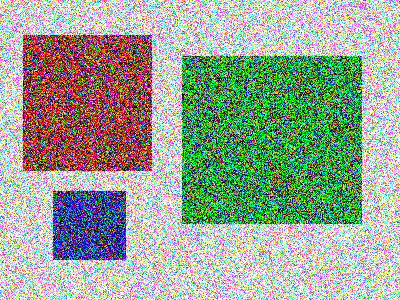
#> input picture opencv_tutorial/pic2.png, 400 x 300 px, given in place of the camera
$ python Tut7_Object_detection_using_HSV.py
#> lines starting #> are read from the running program, lines starting #| are printed output that depends on the picture
"""
Tutorial video 13: Object detection and tracking using HSV
HSV stands for Hue->color components(base pigments)
[Hue range:0-360=>all colors]
    Saturation->amount of color(depth of pigment or hue)(0-100%)
    Value->brightness of color(0-100%)
HSV is used to separate luminescence from color image which makes it easier to work on
luminescence. That is why we use HSV in problems where color description plays an important role
"""

import cv2
import numpy as np
def nothing(x):
    pass

cap=cv2.VideoCapture(0)# for live video object tracking

cv2.namedWindow("Tracking")
cv2.createTrackbar("LowHue","Tracking",0,255,nothing)
#> slider 'LowHue' is set to 51
cv2.createTrackbar("LowSat","Tracking",0,255,nothing)
#> slider 'LowSat' is set to 51
cv2.createTrackbar("LowVal","Tracking",0,255,nothing)
#> slider 'LowVal' is set to 51
cv2.createTrackbar("UppHue","Tracking",255,255,nothing)
cv2.createTrackbar("UppSat","Tracking",255,255,nothing)
cv2.createTrackbar("UppVal","Tracking",255,255,nothing)

while True:
    _, frame=cap.read()
#> frame is the input picture: shape (300, 400, 3); mean B, G, R 150, 164.4, 153.8

    #uncomment below line for operating on static image and comment above line
    #frame = cv2.imread('smarties.png')
    hsv = cv2.cvtColor(frame,cv2.COLOR_BGR2HSV)
#> hsv: shape (300, 400, 3); mean H, S, V 77.1, 154.9, 217.4
    """
    #for pre defined values of lower blue and upper blue
    l_b=np.array([97,50,50])#lower blue color , instructor defined these values and later used track bar
    u_b=np.array([130,255,255])#Upper blue
    mask=cv2.inRange(hsv,l_b,u_b) # defines the range from lower bound to upper bound
    res=cv2.bitwise_and(frame,frame,mask=mask) # here in bitwise and we are providing both same sources and also a mask
    #mask hides everything except mask values are true
    cv2.imshow('Frame',frame)
    cv2.imshow('Mask',mask) # prints white true values and rest black
    cv2.imshow('Result',res) # only blue balls
    """
    #using tracking to get precise lower and upper bounds
    l_h=cv2.getTrackbarPos("LowHue","Tracking")
    l_s=cv2.getTrackbarPos("LowSat","Tracking")
    l_v=cv2.getTrackbarPos("LowVal","Tracking")

    u_h=cv2.getTrackbarPos("UppHue","Tracking")
    u_s=cv2.getTrackbarPos("UppSat","Tracking")
    u_v=cv2.getTrackbarPos("UppVal","Tracking")

    l_b=np.array([l_h,l_s,l_v])#lower bound
    u_b=np.array([u_h,u_s,u_v])#Upper bound defined by track bar
    mask=cv2.inRange(hsv,l_b,u_b) # defines the range from lower bound to upper bound
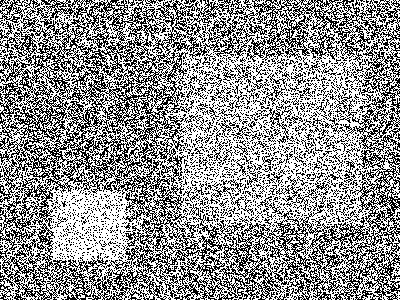
#> mask: shape (300, 400); 57.5% white; black in thin lines or dots
    res=cv2.bitwise_and(frame,frame,mask=mask) # here in bitwise and we are providing both same sources and also a mask
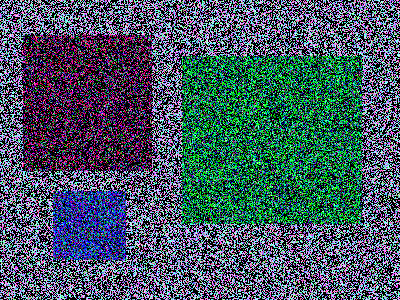
#> res: shape (300, 400, 3); mean B, G, R 97.1, 86.1, 68.1
    #mask hides everything except mask values are true
    cv2.imshow('Frame',frame)
    cv2.imshow('Mask',mask) # prints white true values and rest black
    cv2.imshow('Result',res) # only l_b to u_b colors displayed


    k=cv2.waitKey(1) & 0xFF
#> (key q is pressed here)
    if k==ord('q'):
        break

cap.release()
cv2.destroyAllWindows()
